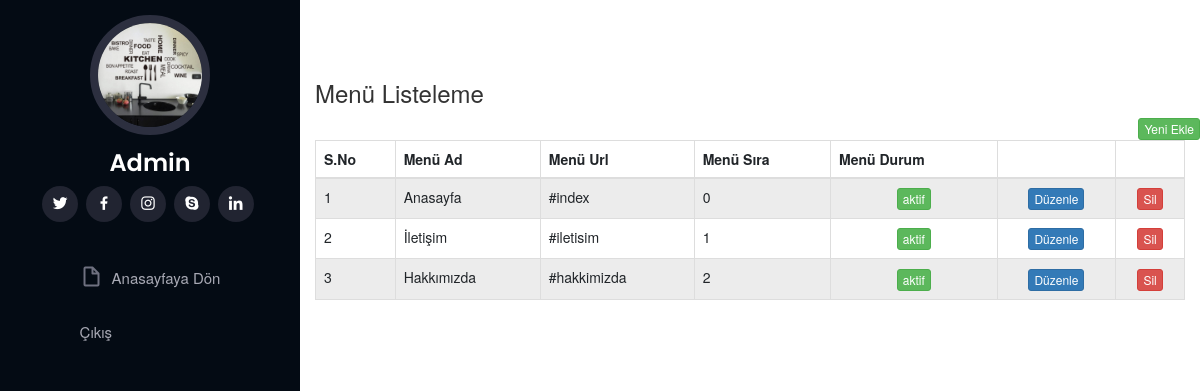
/production/menu.php, run on the app's committed database.
### tables this page shows
CREATE TABLE `menu` (
  `menu_id` int(11) NOT NULL,
  `menu_ad` varchar(255) NOT NULL,
  `menu_url` varchar(255) NOT NULL,
  `menu_sira` int(255) NOT NULL,
  `menu_durum` int(255) NOT NULL,
  `menu_renk` int(255) NOT NULL
);

### production/menu.php (the view, shortened to what this page needs)
<?php
include '../sistem/baglan.php';
$menusor = $baglan->prepare("SELECT * FROM menu");
$menusor->execute();
?>
<!DOCTYPE html>
<html lang="en">
<head>
  <link href="https://cdn.jsdelivr.net/npm/bootstrap@5.1.3/dist/css/bootstrap.min.css" rel="stylesheet">
  <link href="../assets/vendor/aos/aos.css" rel="stylesheet">
  <link href="../assets/vendor/bootstrap/css/bootstrap.min.css" rel="stylesheet">
  <link href="../assets/vendor/bootstrap-icons/bootstrap-icons.css" rel="stylesheet">
  <link href="../assets/vendor/boxicons/css/boxicons.min.css" rel="stylesheet">
  <link href="../assets/vendor/glightbox/css/glightbox.min.css" rel="stylesheet">
  <link href="../assets/vendor/swiper/swiper-bundle.min.css" rel="stylesheet">
  <link href="../assets/css/style.css" rel="stylesheet">
  <link rel="stylesheet" href="https://maxcdn.bootstrapcdn.com/bootstrap/3.3.7/css/bootstrap.min.css">
</head>
<body>
  <header id="header">
    <div class="d-flex flex-column">
      <div class="profile">
        <img src="../assets/img/mutfakwallpaper.jpg" alt="" class="img-fluid rounded-circle">
        <h1 class="text-light"><a href="index.html">Admin</a></h1>
        <div class="social-links mt-3 text-center">
          <a href="#" class="twitter"><i class="bx bxl-twitter"></i></a>
          <a href="#" class="facebook"><i class="bx bxl-facebook"></i></a>
          <a href="#" class="instagram"><i class="bx bxl-instagram"></i></a>
          <a href="#" class="google-plus"><i class="bx bxl-skype"></i></a>
          <a href="#" class="linkedin"><i class="bx bxl-linkedin"></i></a>
        </div>
      </div>
      <nav id="navbar" class="nav-menu navbar">
        <ul>
          <li><a href="../admin.php" class="nav-link scrollto"><i class="bx bx-file-blank"></i> <span>Anasayfaya Dön</span></a></li>
          <li><a class="getstarted scrollto" href="logout.php">Çıkış</a></li>
        </ul>
      </nav>
    </div>
  </header>
  <main id="main">
    <section>
  <div class="right_col" role="main">
          <div class="">
            <div class="row">
              <div class="col-md-12 col-sm-12 col-xs-12">
                  <div class="x_content">
                      <div class="col-md-12 col-sm-12 col-xs-12">
                <div class="x_panel">
                  <div class="x_title">
                    <h3>Menü Listeleme</h3>
                    <ul class="nav navbar-right panel_toolbox">
                      <div align="right"><a href="menu-ekle.php"><button class="btn btn-success btn-xs">Yeni Ekle</button></a></div>
                    </ul>
                    <div class="clearfix"></div>
                  </div>
        <div class="x_content">
           <table id="datatable-responsive" class="table table-striped table-bordered dt-responsive nowrap" cellspacing="0" width="100%">
                      <thead>
                        <tr>
                          <th>S.No</th>
                          <th>Menü Ad</th>
                          <th>Menü Url</th>
                          <th>Menü Sıra</th>
                          <th>Menü Durum</th>
                          <th></th>
                          <th></th>
                        </tr>
                      </thead>
                      <tbody>
                        <?php
                        $say=0;
                          while($menucek = $menusor->fetch(PDO::FETCH_ASSOC)) { $say++?>
                        <tr>
                          <td><?php echo $say ?></td>
                          <td><?php echo $menucek['menu_ad']; ?></td>
                          <td><?php echo $menucek['menu_url']; ?></td>
                          <td><?php echo $menucek['menu_sira']; ?></td>
                          <form action="../sistem/islem.php" enctype="multipart/form-data" method="POST" id="demo-form3" data-parsley-validate class="form-horizontal form-label-left">
                          <td><center><?php
                            if ($menucek['menu_durum']==1) {?>
                              <button type="submit" name="maktif" class="btn btn-success btn-xs">aktif</button>
                              <?php } ?>
                          </td>
                          </form>
                         <td><center><a href="menu-duzenle.php?menu_id=<?php echo $menucek['menu_id']; ?>&eski_sira=<?php echo $menucek['menu_sira']?>"><button class="btn btn-primary btn-xs">Düzenle</button></a></center></td>
						 <td><center><a href="../sistem/islem.php?menu_id=<?php echo $menucek['menu_id']; ?>&menusil=ok"><button class="btn btn-danger btn-xs">Sil</button></a></center></td>
                        </tr>
                         <?php }
                         ?>
                      </tbody>
                    </table>
                  </div>
                </div>
              </div>
              </div>
              </div>
            </div>
          </div>
        </div>
	</section>
  </main>
</body>
</html>

### assets/css/style.css (style rules this page uses)
body { font-family: "Open Sans", sans-serif; color: #272829; }
a { color: #149ddd; text-decoration: none; }
h1, h2, h3, h4, h5, h6 { font-family: "Raleway", sans-serif; }
#header { position: fixed; top: 0; left: 0; bottom: 0; width: 300px; transition: all ease-in-out 0.5s; z-index: 9997; transition: all 0.5s; padding: 0 15px; background: #040b14; overflow-y: auto; }
#header .profile img { margin: 15px auto; display: block; width: 120px; border: 8px solid #2c2f3f; }
#header .profile h1 { font-size: 24px; margin: 0; padding: 0; font-weight: 600; -moz-text-align-last: center; text-align-last: center; font-family: "Poppins", sans-serif; }
#header .profile h1 a, #header .profile h1 a:hover { color: #fff; text-decoration: none; }
#header .profile .social-links a { font-size: 18px; display: inline-block; background: #212431; color: #fff; line-height: 1; padding: 8px 0; margin-right: 4px; border-radius: 50%; text-align: center; width: 36px; height: 36px; transition: 0.3s; }
#main { margin-left: 300px; }
.nav-menu { padding: 30px 0 0 0; }
.nav-menu * { margin: 0; padding: 0; list-style: none; }
.nav-menu > ul > li { position: relative; white-space: nowrap; }
.nav-menu a, .nav-menu a:focus { display: flex; align-items: center; color: #a8a9b4; padding: 12px 15px; margin-bottom: 8px; transition: 0.3s; font-size: 15px; }
.nav-menu a i, .nav-menu a:focus i { font-size: 24px; padding-right: 8px; color: #6f7180; }
section { padding: 60px 0; overflow: hidden; }

### data on the page
menu: menu_ad "Anasayfa", menu_url "#index", menu_sira "0"
menu: menu_ad "İletişim", menu_url "#iletisim", menu_sira "1"
menu: menu_ad "Hakkımızda", menu_url "#hakkimizda", menu_sira "2"
